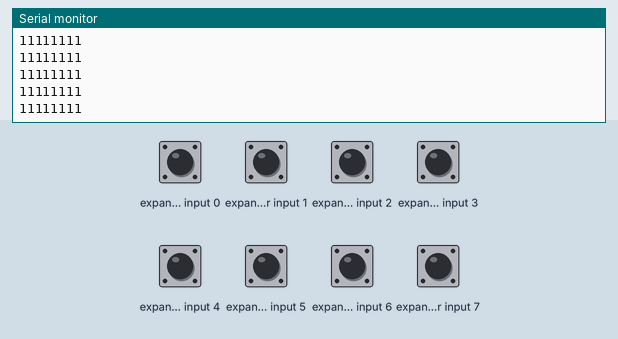
This sketch was run on a simulated Arduino Uno, built with avr-gcc and run on an emulated ATmega328P. Parts: the last lines printed to the serial monitor. Wiring (inferred from the names in the program): PCF8574 port expander at I2C address 0x20. Inputs (shaded band) come from the test bench; at power-on: expander input 0–7 HIGH.

Above: at 1.2 s.
1.3 s: expander input 0 pulled LOW for 0.15 s
At 1.32 s:
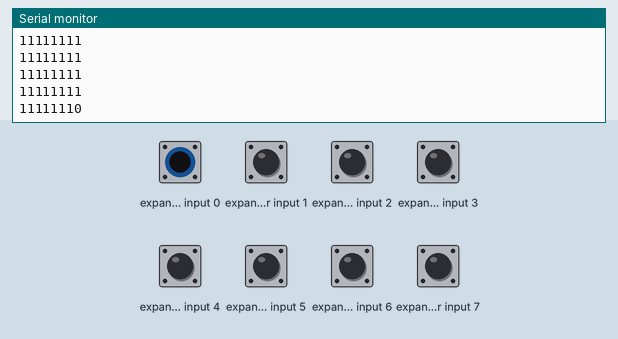
2.9 s: expander input 1 pulled LOW for 0.15 s
At 2.93 s:
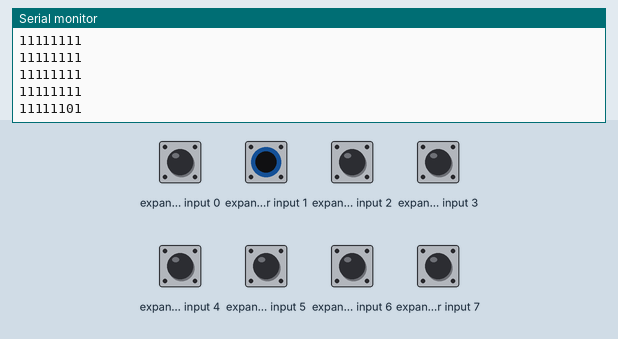
4.5 s: expander input 2 pulled LOW for 0.15 s
At 4.55 s:
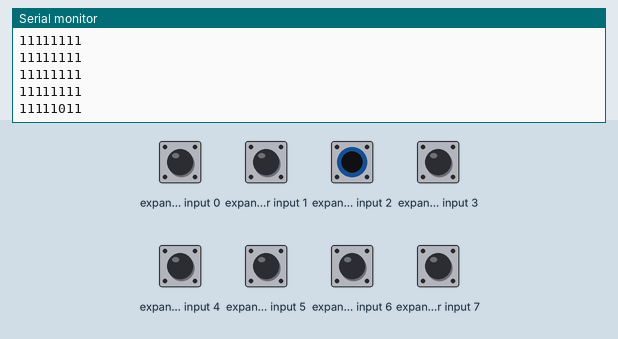
6.1 s: expander input 3 pulled LOW for 0.15 s
At 6.16 s:
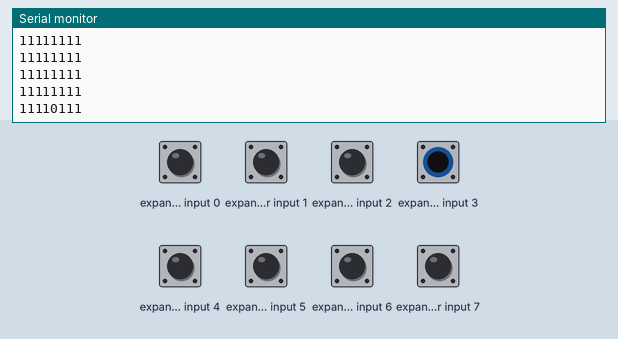
7.7 s: expander input 3 pulled LOW for 1 s
At 7.87 s:
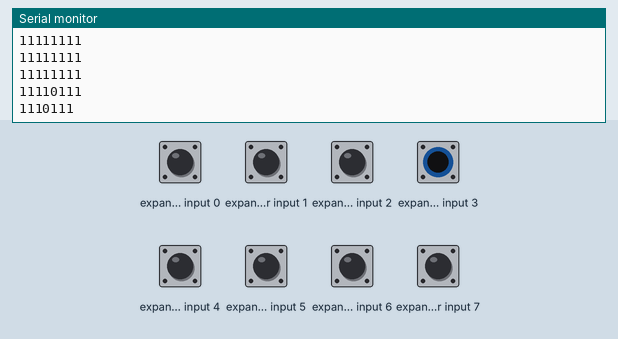
Timing chart, 0 to 10.7 s (numbered marks = the images above; inputs shaded):
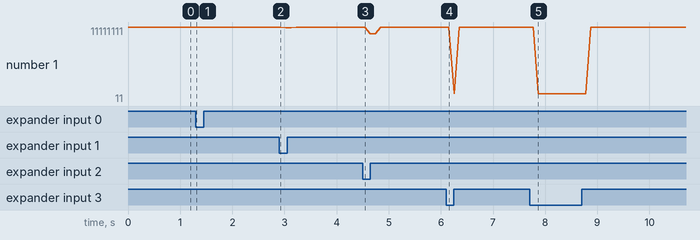

The sketch:

PCF85704_testing.ino
```cpp
#include <Wire.h>

#define device_address 0x20

void setup() {

  Serial.begin(9600);                     //initialise the serial terminal
  Wire.begin();                           //initialise the I2C communications
  Wire.beginTransmission(device_address); //start comms with the PCF8574
  Wire.write(0xFF);                       //initialise the chip to all-on
  Wire.endTransmission(device_address);   //send data to the slave device from output buffer
}

void loop() {
  byte readValue = 0xFF;

  while(1)
  {
    Wire.requestFrom(device_address, 1);  //request 1 byte of data from the slave device at specified address
    if (Wire.available())                 //check for data available in the I2C buffer
    {
      readValue = Wire.read();                //if data available, read it and save in readValue variable
      Serial.println(readValue,BIN);          //print this to terminal for debugging purposes
      Wire.beginTransmission(device_address); //start comms with the PCF8574
      Wire.write((readValue << 4) + 0b1111);  //queue switch bits data (0-3) to LED bits (4-7)
      Wire.endTransmission(device_address);   //send from output buffer
    }
    delay(100);
  }
}
```

Measured:
- after the input at 1.3 s, the serial monitor: prints a new line at once (image 1)
- after the input at 2.9 s, the serial monitor: prints a new line at once (image 2)
- after the input at 4.5 s, the serial monitor: prints a new line at once (image 3)
- after the input at 6.1 s, the serial monitor: prints a new line after 0.05 s (image 4)
- after the input at 7.7 s, the serial monitor: prints a new line after 0.17 s (image 5)
